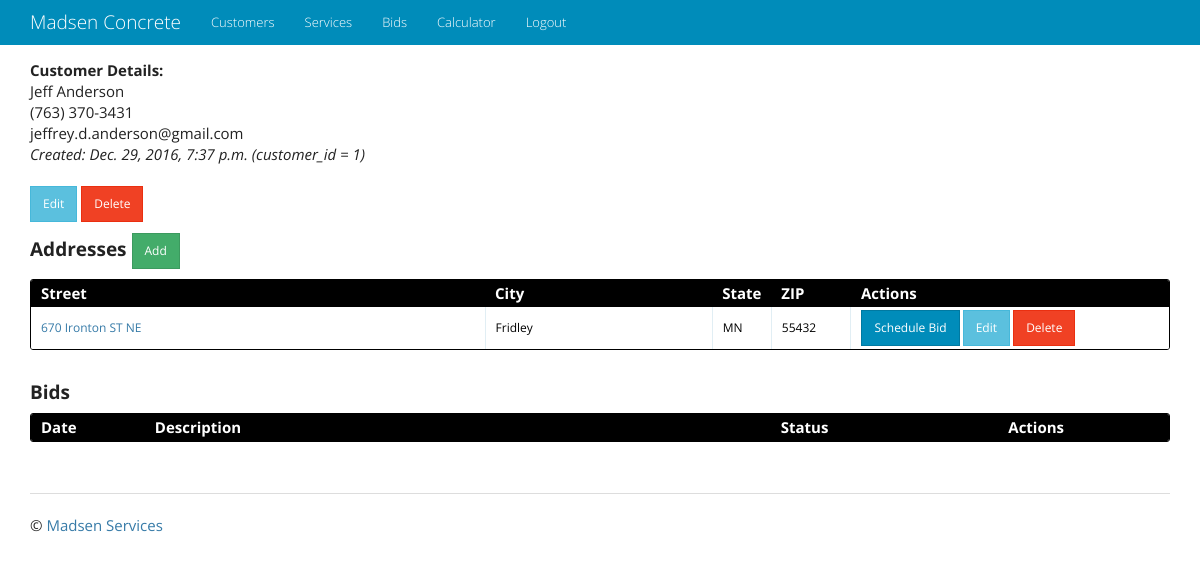
The app's page /customer/1/, older data.
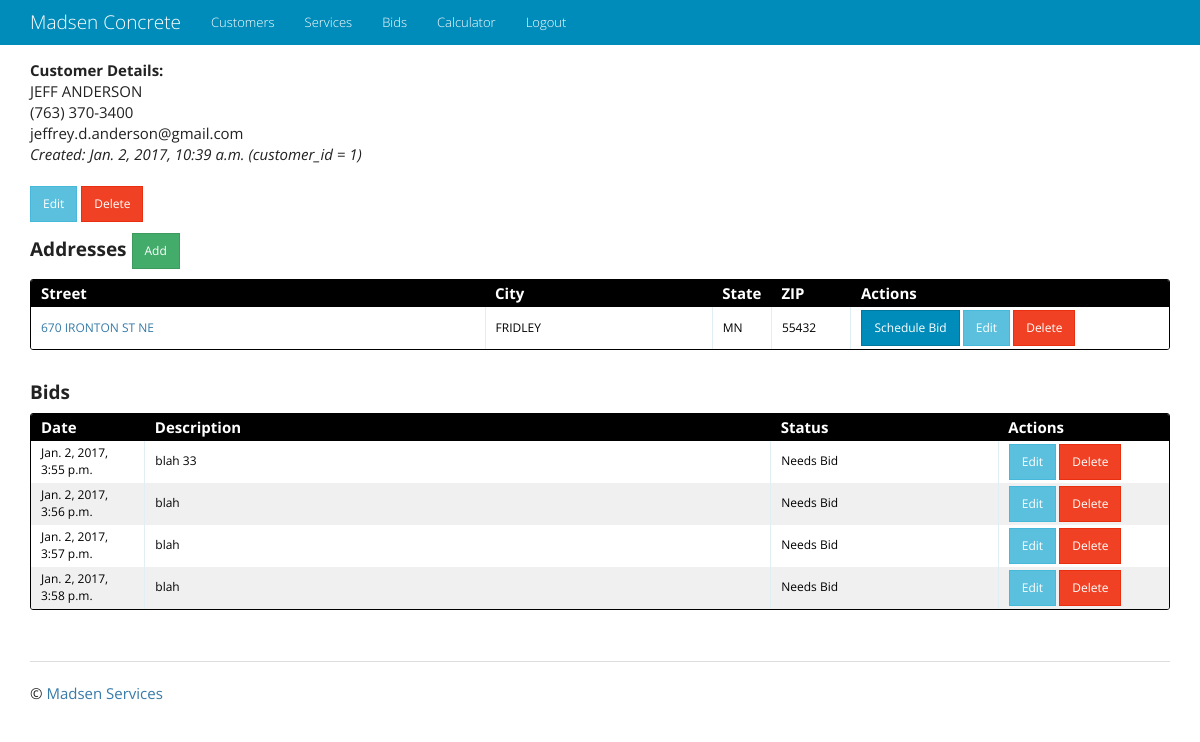
The same page, newer data.
### customer/models.py (models this page shows, shortened)
class Customer(models.Model):
    name = models.CharField(max_length=128)
    email = models.EmailField(blank=True)
    telephone = models.CharField(blank=True, max_length=10)
    created_date = models.DateTimeField(auto_now_add=True)
    class Meta:
        verbose_name_plural = 'Customers'

### address/models.py (models this page shows, shortened)
class Address(models.Model):
    street = models.CharField(max_length=128, blank=True)
    city = models.CharField(max_length=50, blank=True)
    state = models.CharField(max_length=2, blank=True)
    zip = models.CharField(max_length=5, blank=True)
    customer_id = models.ForeignKey('customer.Customer', on_delete=models.CASCADE)
    class Meta:
        verbose_name_plural = 'Addresses'

### bid/models.py (models this page shows, shortened)
class Bid(models.Model):
    description = models.CharField(max_length=2000)
    notes = models.CharField(max_length=2000, blank=True)
    timestamp = models.DateTimeField(auto_now_add=True)
    customer_id = models.ForeignKey('customer.Customer', on_delete=models.CASCADE)
    address_id = models.ForeignKey('address.Address')
    scheduled_bid_date = models.DateTimeField(null=True)
    tentative_start = models.DateField(null=True)
    actual_start = models.DateField(null=True)
    completion_date = models.DateField(null=True)
    down_payment_amount = models.FloatField(default=0)
    down_payment_date = models.DateField(null=True)
    final_payment_amount = models.FloatField(default=0)
    final_payment_date = models.DateField(null=True)
    status = models.CharField(max_length=2000, choices=BID_STATUS, default='Needs Bid')
    class Meta:
        verbose_name_plural = 'Bids'

### customer/views.py (the view)
# urls.py: url(r'^(?P<pk>\d+)/$', CustomerDetail.as_view(), name='customer_detail'),
class CustomerDetail(DetailView):
    model = Customer
    def get_context_data(self, **kwargs):
        context = super(CustomerDetail, self).get_context_data(**kwargs)
        context['addresses'] = Address.objects.filter(customer_id=self.kwargs['pk'])
        context['bids'] = Bid.objects.filter(customer_id=self.kwargs['pk'])
        return context

### customer/templatetags/format_telephone.py (called while the page is built)
@register.filter
def format_telephone(value):
    if len(value) == 10:
        value = "({}) {}-{}".format(value[:3], value[3:6], value[6:])
    return value

### customer/templatetags/urlify.py (called while the page is built)
@register.filter
def urlify(value):
    value = quote_plus(value)
    return value

### templates/customer/customer_detail.html
{% extends "base.html" %}
{% load urlify %}
{% load format_telephone %}
{% block content %}
<strong>Customer Details:</strong><br>
{{ object.name }}<br>
{{ object.telephone|format_telephone }}<br>
{{ object.email }}<br>
<em>Created: {{ object.created_date }} (customer_id = {{ object.pk }})</em><br><br>
<a href="{% url 'customer_app:customer_update' pk=object.pk %}" class="btn btn-sm btn-info"
   role="button">Edit</a>
<a href="{% url 'customer_app:customer_delete' pk=object.pk %}" class="btn btn-sm btn-danger"
   role="button">Delete</a>
<div class="entries">
  <h4><strong>Addresses </strong><a href="{% url 'address_app:address_create' customer_id=object.pk %}"
                                    class="btn btn-sm btn-success" role="button">Add</a></h4>
  <div class="datagrid">
    <table>
      <thead>
        <tr>
          <th width="40%"><strong>Street</strong></th>
          <th width="20%"><strong>City</strong></th>
          <th width="5%"><strong>State</strong></th>
          <th width="7%"><strong>ZIP</strong></th>
          <th width="28%"><strong>Actions</strong></th>
        </tr>
      </thead>
      {% for address in addresses %}
        <tr style="{% cycle 'background: white' 'background: #F0F0F0' %}">
            <td>
                <a href="https://www.google.com/maps/place/{{ address.street|urlify|add:'+'|add:address.zip }}"
                   target="_blank">{{ address.street }}</a></td>
            <td>{{ address.city }}</td>
            <td>{{ address.state}}</td>
            <td>{{ address.zip}}</td>
            <td>
                <a href="{% url 'bid_app:bid_create' address_id=object.pk %}" class="btn btn-sm btn-primary">Schedule Bid</a>
                <a href="{% url 'address_app:address_update' pk=address.pk %}" class="btn btn-sm btn-info">Edit</a>
                <a href="{% url 'address_app:address_delete' pk=address.pk %}" class="btn btn-sm btn-danger">Delete</a>
            </td>
        </tr>
      {% endfor %}
    </table>
  </div>
</div>
<br>
<div class="entries">
  <h4><strong>Bids</strong></h4>
  <div class="datagrid">
    <table>
      <thead>
        <tr>
          <th width="10%"><strong>Date</strong></th>
          <th width="55%"><strong>Description</strong></th>
          <th width="20%"><strong>Status</strong></th>
          <th width="15%"><strong>Actions</strong></th>
        </tr>
      </thead>
      {% for bid in bids %}
      <tr style="{% cycle 'background: white' 'background: #F0F0F0' %}">
          <td>{{ bid.timestamp }}</td>
          <td>{{ bid.description }}</a></td>
          <td>{{ bid.status }}</td>
          <td>
              <a href="{% url 'bid_app:bid_update' pk=bid.pk %}" class="btn btn-sm btn-info">Edit</a>
              <a href="{% url 'bid_app:bid_delete' pk=bid.pk %}" class="btn btn-sm btn-danger">Delete</a>
          </td>
      </tr>
      {% endfor %}
    </table>
  </div>
</div>
{% endblock content %}

Row changes from the older to the newer data that the page shows:
removed Address: street "670 Ironton ST NE", city "Fridley", state "MN", zip "55432"
changed Customer "jeffrey.d.anderson@gmail.com": name "Jeff Anderson" → "JEFF ANDERSON"; telephone "(763) 370-3431" → "(763) 370-3400"; created_date "Dec. 29, 2016, 7:37 p.m." → "Jan. 2, 2017, 10:39 a.m."
added Address: street "670 IRONTON ST NE", city "FRIDLEY", state "MN", zip "55432"
added Bid: timestamp "Jan. 2, 2017, 3:55 p.m.", description "blah 33", status "Needs Bid"
added Bid: timestamp "Jan. 2, 2017, 3:56 p.m.", description "blah", status "Needs Bid"
added Bid: timestamp "Jan. 2, 2017, 3:57 p.m.", description "blah", status "Needs Bid"
added Bid: timestamp "Jan. 2, 2017, 3:58 p.m.", description "blah", status "Needs Bid"
